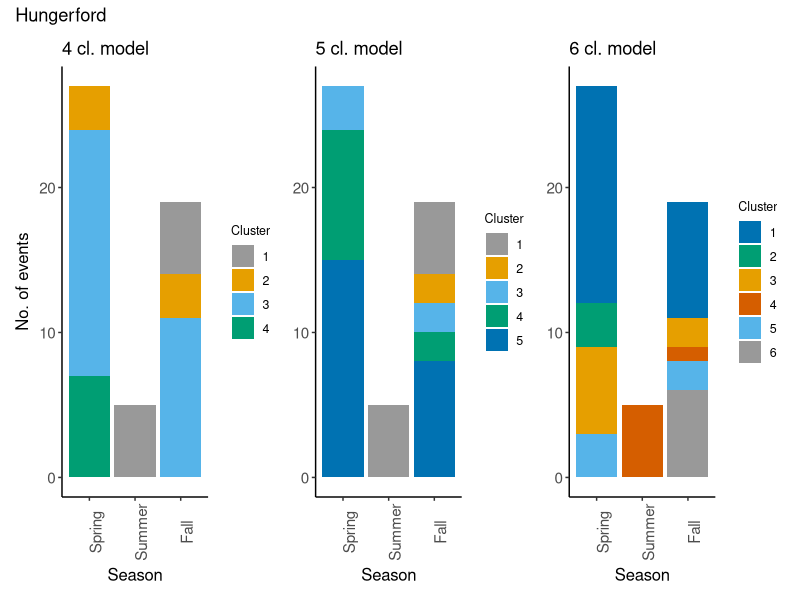
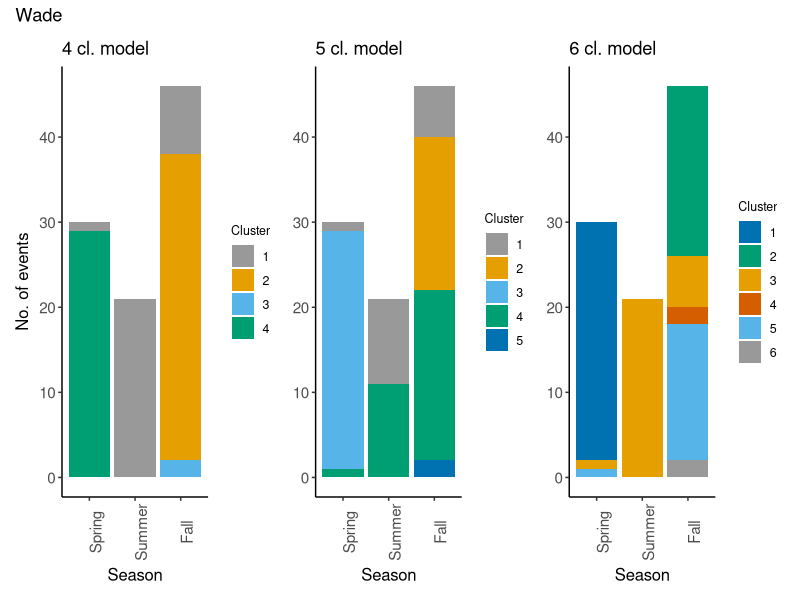
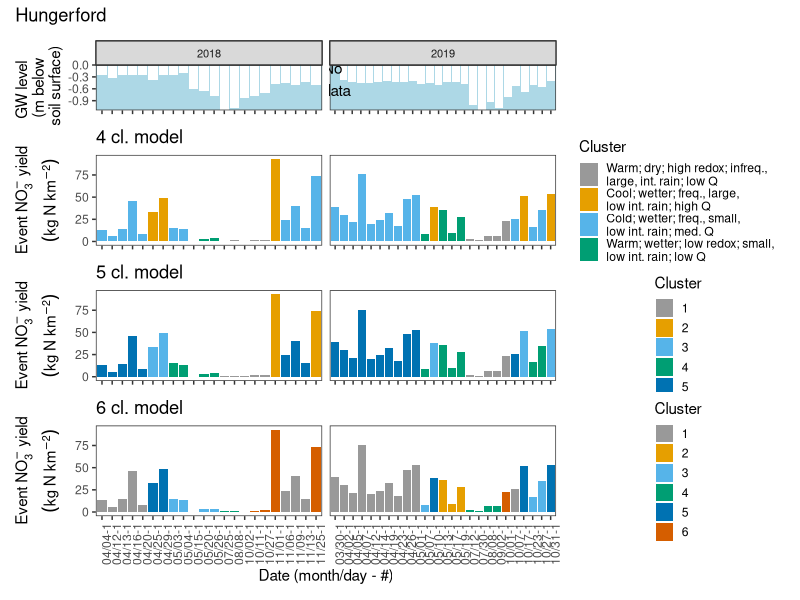
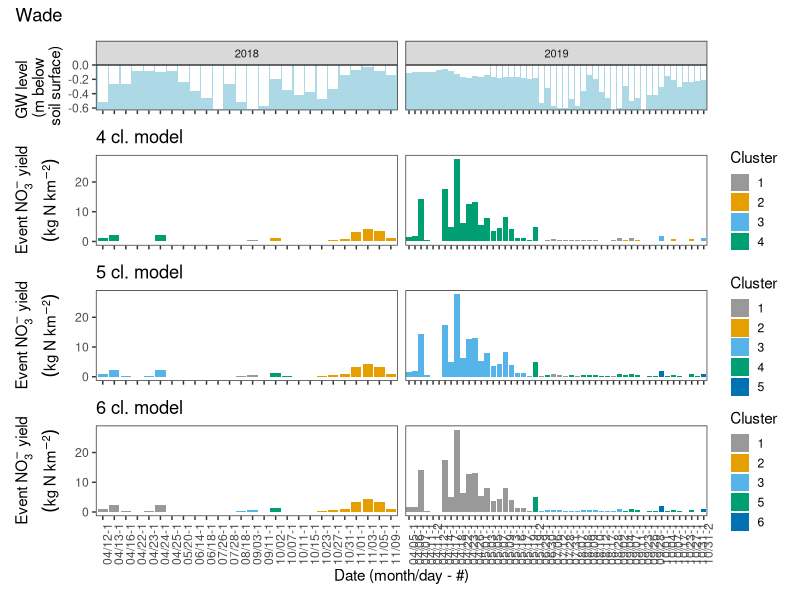
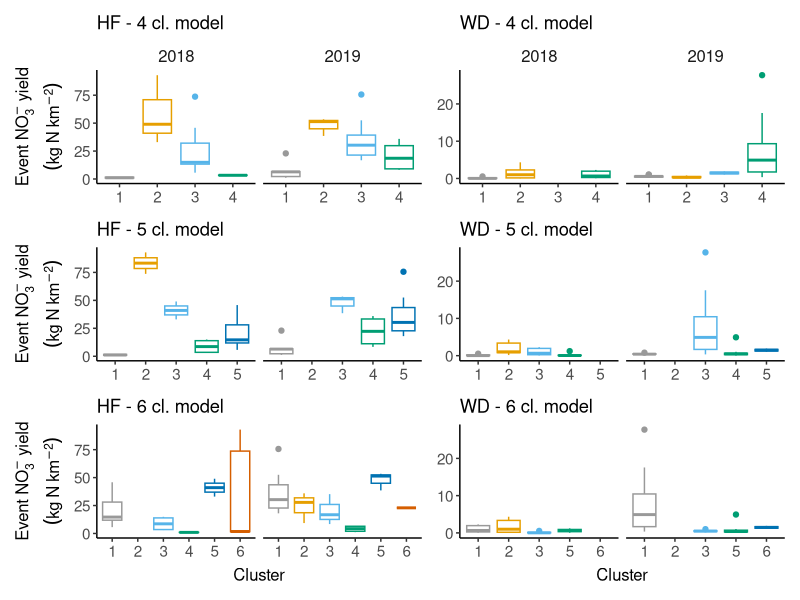
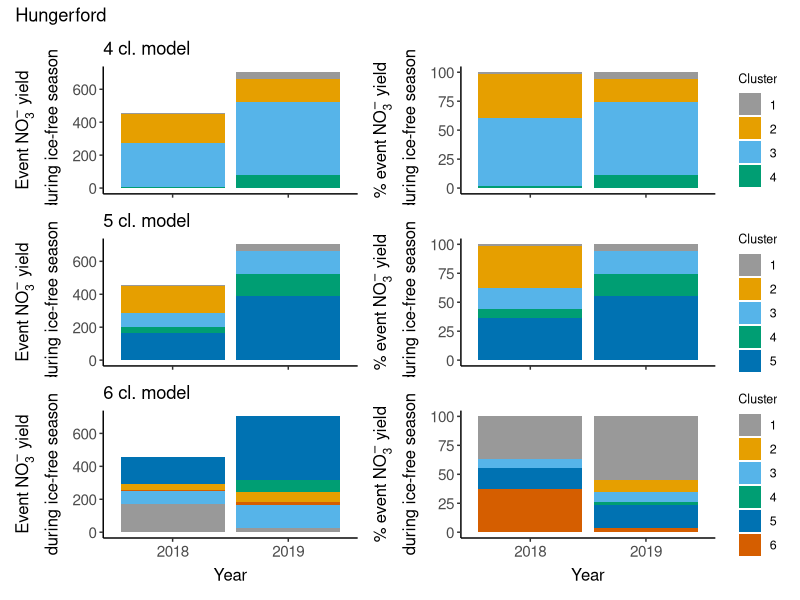
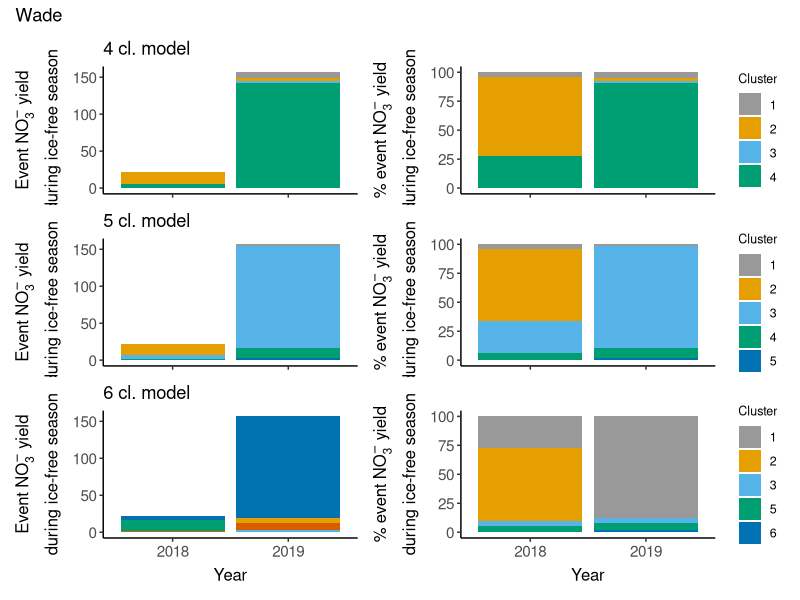

These charts were generated, in order, by the following R code:
## ---- chunk 1
# Set defaults
knitr::opts_chunk$set(fig.width = 6, fig.asp = 0.618, out.width = "70%", fig.align = "center")

# Load packages
  library("here")      # to make file paths fail less
  library("tidyverse") # general workhorse
  library("lubridate") # to work with dates
  library("patchwork") # arranging multiple plots
## ---- chunk 2
# Read in data
  # Calculated event metrics for each site as calculated in compile_calculate_allVars.R
  hford <- read_csv(here("Data", "eventMetrics_hford.csv")) %>% 
    mutate(event_start = ymd_hms(event_start, tz = "Etc/GMT+4"))

  wade <- read_csv(here("Data", "eventMetrics_wade.csv")) %>% 
    mutate(event_start = ymd_hms(event_start, tz = "Etc/GMT+4"))

  # SOM results from SOManalysis_SITE_yields_VAR.Rmd
  # NO3
  som_hf <- read_csv(here("Data", "somResults", "hford", "yields", "NO3", "2021-04-08", "Results_hford_withClusters.csv"))
  som_wd <- read_csv(here("Data", "somResults", "wade", "yields", "NO3", "2021-04-12", "Results_wade_withClusters.csv"))
  # SRP
  # som_srp_hf <- read_csv(here("Data", "somResults", "hford", "yields", "SRP", "2021-04-08", "Results_hford_withClusters.csv")) %>% mutate(SOM = "SRP") %>% select(site, SOM, everything())
  # som_srp_wd <- read_csv(here("Data", "somResults", "wade", "yields", "SRP", "2021-04-12", "Results_wade_withClusters.csv")) %>% mutate(SOM = "SRP") %>% select(site, SOM, everything())
  # Turbidity
  # som_turb_hf <- read_csv(here("Data", "somResults", "hford", "yields", "turb", "2021-04-09", "Results_hford_withClusters.csv")) %>% mutate(SOM = "turb") %>% select(site, SOM, everything())
  # som_turb_wd <- read_csv(here("Data", "somResults", "wade", "yields", "turb", "2021-04-13", "Results_wade_withClusters.csv")) %>% mutate(SOM = "turb") %>% select(site, SOM, everything())
## ---- chunk 3
# Plotting specifics
  theme1 <- theme_classic() +
            theme(axis.text = element_text(size = 11),
                  axis.title = element_text(size = 12),
                  axis.title.x = element_text(margin=margin(5,0,0,0)),
                  axis.title.y = element_text(margin=margin(0,5,0,0)),
                  legend.title = element_text(size = 9),
                  legend.text = element_text(size = 9))
  
  # A new theme for the hysteresis plots
  theme2 <- theme(axis.line = element_blank(),
                  axis.text = element_text(size = 8),
                  axis.title = element_blank(),
                  plot.margin = unit(c(1.25,1.25,1.25,1.25), "lines"),
                  panel.background = element_blank(),
                  panel.grid.major = element_blank(), 
                  panel.grid.minor = element_blank(),
                  legend.text = element_text(size = 6),
                  legend.key.size = unit(0.1, "in"),
                  legend.margin = margin(0, 0, 0, 0),
                  legend.title = element_text(size = 6)) 
## ---- chunk 4
# Look at how cluters map onto seasons
  # Hford
    # 4 clusters
    p_hf_1 <- som_hf %>%
      group_by(clust_wat_4cl, season) %>% 
      tally() %>% 
      # Order the seasons
      mutate(season = factor(season, levels = c("spring", "summer", "fall"), labels = c("Spring", "Summer", "Fall"))) %>%
      mutate(cluster = factor(clust_wat_4cl)) %>% 
      ggplot(aes(x = season, y = n, fill = cluster)) +
        geom_bar(position = "stack", stat = "identity") +
        scale_fill_manual(name = "Cluster",
                          values = c("#999999", "#E69F00", "#56B4E9", "#009E73", "#0072B2", "#D55E00", "#CC79A7")) +
        ylab("No. of events") +
        xlab("Season") +
        theme1 +
        theme(axis.text.x = element_text(angle = 90)) +
        ggtitle("4 cl. model")

    # 5 clusters
    p_hf_2 <- som_hf %>%
      group_by(clust_wat_5cl, season) %>% 
      tally() %>% 
      # Order the seasons
      mutate(season = factor(season, levels = c("spring", "summer", "fall"), labels = c("Spring", "Summer", "Fall"))) %>%
      mutate(cluster = factor(clust_wat_5cl)) %>% 
      ggplot(aes(x = season, y = n, fill = cluster)) +
        geom_bar(position = "stack", stat = "identity") +
        scale_fill_manual(name = "Cluster",
                          values = c("#999999", "#E69F00", "#56B4E9", "#009E73", "#0072B2", "#D55E00", "#CC79A7")) +
        ylab("No. of events") +
        xlab("Season") +
        theme1 +
        theme(axis.title.y = element_blank(),
              axis.text.x = element_text(angle = 90)) +
        ggtitle("5 cl. model")
    
    # 6 clusters
    # NOTE: Colors are rearranged here to make clusters align with above 2 models; if anything changes, change these
    p_hf_3 <- som_hf %>%
      group_by(clust_wat_6cl, season) %>% 
      tally() %>% 
      # Order the seasons
      mutate(season = factor(season, levels = c("spring", "summer", "fall"), labels = c("Spring", "Summer", "Fall"))) %>%
      mutate(cluster = factor(clust_wat_6cl)) %>% 
      ggplot(aes(x = season, y = n, fill = cluster)) +
        geom_bar(position = "stack", stat = "identity") +
        scale_fill_manual(name = "Cluster",
                          # These have been rearranged for this model
                          values = c("#0072B2", "#009E73", "#E69F00", "#D55E00", "#56B4E9", "#999999", "#CC79A7")) +
        ylab("No. of events") +
        xlab("Season") +
        theme1 +
        theme(axis.title.y = element_blank(),
              axis.text.x = element_text(angle = 90)) +
        ggtitle("6 cl. model")
    
    # Arrange Hford plots
    p_hf_1 + p_hf_2 + p_hf_3 +
      plot_annotation(
        title = "Hungerford"
      )
    rm(p_hf_1, p_hf_2, p_hf_3)
    
  # Wade
    # 4 clusters
    p_wd_1 <- som_wd %>%
      filter(season != "winter") %>% 
      group_by(clust_wat_4cl, season) %>% 
      tally() %>% 
      # Order the seasons
      mutate(season = factor(season, levels = c("spring", "summer", "fall"), labels = c("Spring", "Summer", "Fall"))) %>%
      mutate(cluster = factor(clust_wat_4cl)) %>% 
      ggplot(aes(x = season, y = n, fill = cluster)) +
        geom_bar(position = "stack", stat = "identity") +
        scale_fill_manual(name = "Cluster",
                          values = c("#999999", "#E69F00", "#56B4E9", "#009E73", "#0072B2", "#D55E00", "#CC79A7")) +
        ylab("No. of events") +
        xlab("Season") +
        theme1 +
        theme(axis.text.x = element_text(angle = 90)) +
        ggtitle("4 cl. model")

    # 5 clusters
    p_wd_2 <- som_wd %>%
      filter(season != "winter") %>% 
      group_by(clust_wat_5cl, season) %>% 
      tally() %>% 
      # Order the seasons
      mutate(season = factor(season, levels = c("spring", "summer", "fall"), labels = c("Spring", "Summer", "Fall"))) %>%
      mutate(cluster = factor(clust_wat_5cl)) %>% 
      ggplot(aes(x = season, y = n, fill = cluster)) +
        geom_bar(position = "stack", stat = "identity") +
        scale_fill_manual(name = "Cluster",
                          values = c("#999999", "#E69F00", "#56B4E9", "#009E73", "#0072B2", "#D55E00", "#CC79A7")) +
        ylab("No. of events") +
        xlab("Season") +
        theme1 +
        theme(axis.title.y = element_blank(),
              axis.text.x = element_text(angle = 90)) +
        ggtitle("5 cl. model")
    
    # 6 clusters
    # NOTE: Colors are rearranged here to make clusters align with above 2 models; if anything changes, change these
    p_wd_3 <- som_wd %>%
      filter(season != "winter") %>% 
      group_by(clust_wat_6cl, season) %>% 
      tally() %>% 
      # Order the seasons
      mutate(season = factor(season, levels = c("spring", "summer", "fall"), labels = c("Spring", "Summer", "Fall"))) %>%
      mutate(cluster = factor(clust_wat_6cl)) %>% 
      ggplot(aes(x = season, y = n, fill = cluster)) +
        geom_bar(position = "stack", stat = "identity") +
        scale_fill_manual(name = "Cluster",
                          # These have been rearranged for this model
                          values = c("#0072B2", "#009E73", "#E69F00", "#D55E00", "#56B4E9", "#999999", "#CC79A7")) +
        ylab("No. of events") +
        xlab("Season") +
        theme1 +
        theme(axis.title.y = element_blank(),
              axis.text.x = element_text(angle = 90)) +
        ggtitle("6 cl. model")
    
    # Arrange wdord plots
    p_wd_1 + p_wd_2 + p_wd_3 +
      plot_annotation(
        title = "Wade"
      )
    rm(p_wd_1, p_wd_2, p_wd_3)
  
# ggsave(here("Plots", "som_hf_clustersBySeason.pdf"), device = "pdf", width = 4, height = 4, units = "in", dpi = 150)
## ---- chunk 5
# Plot timeline of event water yields & ratios colored by cluster number
# HFORD
  # First graph GW level data along with water yield timeline
  # Text for missing data on 2019 plot
  ann_text <- data.frame(month_day_rep = "03/26-2", gw_1d_well5 = -0.35, lab = "No \n data",
                         year = factor(2019, levels = c("2018", "2019")))
  # GW Plot
  p_hf_4 <- som_hf %>%
    # Only 2 events in 2017, so cutting out 2017
    filter(year(event_start) != 2017) %>%
     # Add leading zero to single digit months and days
    mutate(year = year(event_start),
           month = str_pad(month(event_start), 2, pad = 0),
           day = str_pad(day(event_start), 2, pad = 0),
           month_day = paste(month, "/", day, sep = "")) %>%
    # There is one day where there are two events, add a rep for month_day and make month_day_rep ID
    group_by(year, month_day) %>% 
    mutate(rep = row_number()) %>% 
    mutate(month_day_rep = paste(month_day, rep, sep = "-")) %>% 
  
    ggplot(aes(x = month_day_rep, y = gw_1d_well5)) +
      facet_wrap(~year, scales = "free_x", ncol = 2) +
      geom_bar(stat = "identity", fill = "white") +
      ylab("GW level \n (m below \n soil surface)") +
      xlab("Date (month/day - #)") +
      scale_y_continuous(expand = c(0, 0)) +
      theme_bw() +
      theme(panel.grid = element_blank(),
            panel.background = element_rect(fill = "lightblue"),
            strip.text.x = element_text(size = 8),
            axis.text.x = element_blank(),
            axis.title.x = element_blank()) +
    geom_text(data = ann_text, label = "No \n data")

  # 4 cluster model
  p_hf_5 <- som_hf %>%
    # Only 2 events in 2017, so cutting out 2017
    filter(year(event_start) != 2017) %>%
     # Add leading zero to single digit months and days
    mutate(year = year(event_start),
           month = str_pad(month(event_start), 2, pad = 0),
           day = str_pad(day(event_start), 2, pad = 0),
           month_day = paste(month, "/", day, sep = "")) %>%
    # There is one day where there are two events, add a rep for month_day and make month_day_rep ID
    group_by(year, month_day) %>% 
    mutate(rep = row_number()) %>% 
    mutate(month_day_rep = paste(month_day, rep, sep = "-")) %>% 
  
    ggplot(aes(x = month_day_rep, y = NO3_kg_km2, fill = as.factor(clust_wat_4cl))) +
      facet_wrap(~year, scales = "free_x", ncol = 2) +
      geom_bar(stat = "identity") +
      scale_fill_manual(name = "Cluster",
                        values = c("#999999", "#E69F00", "#56B4E9", "#009E73", "#0072B2", "#D55E00", "#CC79A7"),
                        labels = c("Warm; dry; high redox; infreq., \nlarge, int. rain; low Q", 
                                   "Cool; wetter; freq., large, \nlow int. rain; high Q",
                                   "Cold; wetter; freq., small, \nlow int. rain; med. Q", 
                                   "Warm; wetter; low redox; small, \nlow int. rain; low Q")) +
      # scale_fill_manual(name = "Cluster",
      #                   values = c("#999999", "#E69F00", "#56B4E9", "#009E73", "#0072B2", "#D55E00", "#CC79A7")) +    
      ylab(expression(atop(Event~NO[3]^-{}~yield, (kg~N~km^{-2})))) +
      xlab("Date (month/day - #)") +
      theme_bw() +
      theme(panel.grid = element_blank(),
            legend.key.size = unit(0.5, "cm"),
            axis.text.x = element_blank(),
            strip.background = element_blank(),
            strip.text.x = element_blank(),
            axis.title.x = element_blank()) +
      ggtitle("4 cl. model")

  # 5 cluster model
  p_hf_6 <- som_hf %>%
    # Only 2 events in 2017, so cutting out 2017
    filter(year(event_start) != 2017) %>%
     # Add leading zero to single digit months and days
    mutate(year = year(event_start),
           month = str_pad(month(event_start), 2, pad = 0),
           day = str_pad(day(event_start), 2, pad = 0),
           month_day = paste(month, "/", day, sep = "")) %>%
    # There is one day where there are two events, add a rep for month_day and make month_day_rep ID
    group_by(year, month_day) %>% 
    mutate(rep = row_number()) %>% 
    mutate(month_day_rep = paste(month_day, rep, sep = "-")) %>% 
  
    ggplot(aes(x = month_day_rep, y = NO3_kg_km2, fill = as.factor(clust_wat_5cl))) +
      facet_wrap(~year, scales = "free_x", ncol = 2) +
      geom_bar(stat = "identity") +
      # scale_fill_manual(name = "Cluster",
      #                   values = c("#999999", "#E69F00", "#56B4E9", "#009E73", "#0072B2", "#D55E00", "#CC79A7"),
      #                   labels = c("Warm, dry soil, big rain", 
      #                              "Very wet soil, rain/melt",
      #                              "Cold, dry soil, mostly melt",
      #                              "Low sun, wet soil, low-int. rain")) +
      scale_fill_manual(name = "Cluster",
                        values = c("#999999", "#E69F00", "#56B4E9", "#009E73", "#0072B2", "#D55E00", "#CC79A7")) +
      ylab(expression(atop(Event~NO[3]^-{}~yield, (kg~N~km^{-2})))) +
      xlab("Date (month/day - #)") +
      theme_bw() +
      theme(panel.grid = element_blank(),
            legend.key.size = unit(0.5, "cm"),
            axis.text.x = element_blank(),
            strip.background = element_blank(),
            strip.text.x = element_blank(),
            axis.title.x = element_blank()) +
      ggtitle("5 cl. model")
  
  # 6 cluster model
  # NOTE: Colors are rearranged here to make clusters align with above 2 models; if anything changes, change these
  p_hf_7 <- som_hf %>%
    # Only 2 events in 2017, so cutting out 2017
    filter(year(event_start) != 2017) %>%
     # Add leading zero to single digit months and days
    mutate(year = year(event_start),
           month = str_pad(month(event_start), 2, pad = 0),
           day = str_pad(day(event_start), 2, pad = 0),
           month_day = paste(month, "/", day, sep = "")) %>%
    # There is one day where there are two events, add a rep for month_day and make month_day_rep ID
    group_by(year, month_day) %>% 
    mutate(rep = row_number()) %>% 
    mutate(month_day_rep = paste(month_day, rep, sep = "-")) %>% 
  
    ggplot(aes(x = month_day_rep, y = NO3_kg_km2, fill = as.factor(clust_wat_6cl))) +
      facet_wrap(~year, scales = "free_x", ncol = 2) +
      # facet_grid(var ~ year, scales = "free") +
      geom_bar(stat = "identity") +
      # scale_fill_manual(name = "Cluster",
      #                   values = c("#999999", "#E69F00", "#56B4E9", "#009E73", "#0072B2", "#D55E00", "#CC79A7"),
      #                   labels = c("Warm, dry soil, big rain", 
      #                              "Very wet soil, rain/melt",
      #                              "Cold, dry soil, mostly melt",
      #                              "Low sun, wet soil, low-int. rain")) +
      scale_fill_manual(name = "Cluster",
                        values = c("#999999", "#E69F00", "#56B4E9", "#009E73", "#0072B2", "#D55E00", "#CC79A7")) +
      ylab(expression(atop(Event~NO[3]^-{}~yield, (kg~N~km^{-2})))) +
      xlab("Date (month/day - #)") +
      theme_bw() +
      theme(panel.grid = element_blank(),
            legend.key.size = unit(0.5, "cm"),
            # strip.text.x = element_text(size = 8),
            axis.text.x = element_text(angle = 90),
            strip.background = element_blank(),
            strip.text.x = element_blank()) +
      ggtitle("6 cl. model")  

# Combine the plots into one using the patchwork library
p_hf_4 / p_hf_5 / p_hf_6 / p_hf_7 +
  plot_layout(
    ncol = 1, 
    heights = c(1, 2, 2, 2)) +
  plot_annotation(
    title = "Hungerford"
  )
rm(p_hf_4, p_hf_5, p_hf_6,  p_hf_7)

# WADE
  # GW Plot
  p_wd_4 <- som_wd %>%
    # Only 2 events in 2017, so cutting out 2017
    filter(year(event_start) != 2017) %>%
     # Add leading zero to single digit months and days
    mutate(year = year(event_start),
           month = str_pad(month(event_start), 2, pad = 0),
           day = str_pad(day(event_start), 2, pad = 0),
           month_day = paste(month, "/", day, sep = "")) %>%
    # There is one day where there are two events, add a rep for month_day and make month_day_rep ID
    group_by(year, month_day) %>% 
    mutate(rep = row_number()) %>% 
    mutate(month_day_rep = paste(month_day, rep, sep = "-")) %>% 
  
    ggplot(aes(x = month_day_rep, y = gw_1d_well5)) +
      facet_wrap(~year, scales = "free_x", ncol = 2) +
      geom_bar(stat = "identity", fill = "white") +
      ylab("GW level \n (m below \n soil surface)") +
      xlab("Date (month/day - #)") +
      scale_y_continuous(expand = c(0, 0)) +
      theme_bw() +
      theme(panel.grid = element_blank(),
            panel.background = element_rect(fill = "lightblue"),
            strip.text.x = element_text(size = 8),
            axis.text.x = element_blank(),
            axis.title.x = element_blank())
    # geom_text(data = ann_text, label = "No \n data")

  # 4 cluster model
  p_wd_5 <- som_wd %>%
    # Only 2 events in 2017, so cutting out 2017
    filter(year(event_start) != 2017) %>%
     # Add leading zero to single digit months and days
    mutate(year = year(event_start),
           month = str_pad(month(event_start), 2, pad = 0),
           day = str_pad(day(event_start), 2, pad = 0),
           month_day = paste(month, "/", day, sep = "")) %>%
    # There is one day where there are two events, add a rep for month_day and make month_day_rep ID
    group_by(year, month_day) %>% 
    mutate(rep = row_number()) %>% 
    mutate(month_day_rep = paste(month_day, rep, sep = "-")) %>% 
  
    ggplot(aes(x = month_day_rep, y = NO3_kg_km2, fill = as.factor(clust_wat_4cl))) +
      facet_wrap(~year, scales = "free_x", ncol = 2) +
      geom_bar(stat = "identity") +
      # scale_fill_manual(name = "Cluster",
      #                   values = c("#999999", "#E69F00", "#56B4E9", "#009E73", "#0072B2", "#D55E00", "#CC79A7"),
      #                   labels = c("Warm, dry soil, big rain", 
      #                              "Very wet soil, rain/melt",
      #                              "Cold, dry soil, mostly melt",
      #                              "Low sun, wet soil, low-int. rain")) +
      scale_fill_manual(name = "Cluster",
                        values = c("#999999", "#E69F00", "#56B4E9", "#009E73", "#0072B2", "#D55E00", "#CC79A7")) +
      ylab(expression(atop(Event~NO[3]^-{}~yield, (kg~N~km^{-2})))) +
      xlab("Date (month/day - #)") +
      theme_bw() +
      theme(panel.grid = element_blank(),
            legend.key.size = unit(0.5, "cm"),
            axis.text.x = element_blank(),
            strip.background = element_blank(),
            strip.text.x = element_blank(),
            axis.title.x = element_blank()) +
      ggtitle("4 cl. model")

  # 5 cluster model
  p_wd_6 <- som_wd %>%
    # Only 2 events in 2017, so cutting out 2017
    filter(year(event_start) != 2017) %>%
     # Add leading zero to single digit months and days
    mutate(year = year(event_start),
           month = str_pad(month(event_start), 2, pad = 0),
           day = str_pad(day(event_start), 2, pad = 0),
           month_day = paste(month, "/", day, sep = "")) %>%
    # There is one day where there are two events, add a rep for month_day and make month_day_rep ID
    group_by(year, month_day) %>% 
    mutate(rep = row_number()) %>% 
    mutate(month_day_rep = paste(month_day, rep, sep = "-")) %>% 
  
    ggplot(aes(x = month_day_rep, y = NO3_kg_km2, fill = as.factor(clust_wat_5cl))) +
      facet_wrap(~year, scales = "free_x", ncol = 2) +
      geom_bar(stat = "identity") +
      # scale_fill_manual(name = "Cluster",
      #                   values = c("#999999", "#E69F00", "#56B4E9", "#009E73", "#0072B2", "#D55E00", "#CC79A7"),
      #                   labels = c("Warm, dry soil, big rain", 
      #                              "Very wet soil, rain/melt",
      #                              "Cold, dry soil, mostly melt",
      #                              "Low sun, wet soil, low-int. rain")) +
      scale_fill_manual(name = "Cluster",
                        values = c("#999999", "#E69F00", "#56B4E9", "#009E73", "#0072B2", "#D55E00", "#CC79A7")) +
      ylab(expression(atop(Event~NO[3]^-{}~yield, (kg~N~km^{-2})))) +
      xlab("Date (month/day - #)") +
      theme_bw() +
      theme(panel.grid = element_blank(),
            legend.key.size = unit(0.5, "cm"),
            axis.text.x = element_blank(),
            strip.background = element_blank(),
            strip.text.x = element_blank(),
            axis.title.x = element_blank()) +
      ggtitle("5 cl. model")
  
  # 6 cluster model
  # NOTE: Colors are rearranged here to make clusters align with above 2 models; if anything changes, change these
  p_wd_7 <- som_wd %>%
    # Only 2 events in 2017, so cutting out 2017
    filter(year(event_start) != 2017) %>%
     # Add leading zero to single digit months and days
    mutate(year = year(event_start),
           month = str_pad(month(event_start), 2, pad = 0),
           day = str_pad(day(event_start), 2, pad = 0),
           month_day = paste(month, "/", day, sep = "")) %>%
    # There is one day where there are two events, add a rep for month_day and make month_day_rep ID
    group_by(year, month_day) %>% 
    mutate(rep = row_number()) %>% 
    mutate(month_day_rep = paste(month_day, rep, sep = "-")) %>% 
  
    ggplot(aes(x = month_day_rep, y = NO3_kg_km2, fill = as.factor(clust_wat_6cl))) +
      facet_wrap(~year, scales = "free_x", ncol = 2) +
      # facet_grid(var ~ year, scales = "free") +
      geom_bar(stat = "identity") +
      # scale_fill_manual(name = "Cluster",
      #                   values = c("#999999", "#E69F00", "#56B4E9", "#009E73", "#0072B2", "#D55E00", "#CC79A7"),
      #                   labels = c("Warm, dry soil, big rain", 
      #                              "Very wet soil, rain/melt",
      #                              "Cold, dry soil, mostly melt",
      #                              "Low sun, wet soil, low-int. rain")) +
      scale_fill_manual(name = "Cluster",
                        values = c("#999999", "#E69F00", "#56B4E9", "#009E73", "#0072B2", "#D55E00", "#CC79A7")) +
      ylab(expression(atop(Event~NO[3]^-{}~yield, (kg~N~km^{-2})))) +
      xlab("Date (month/day - #)") +
      theme_bw() +
      theme(panel.grid = element_blank(),
            legend.key.size = unit(0.5, "cm"),
            # strip.text.x = element_text(size = 8),
            axis.text.x = element_text(angle = 90),
            strip.background = element_blank(),
            strip.text.x = element_blank()) +
      ggtitle("6 cl. model")  


# Combine the plots into one using the patchwork library
p_wd_4 / p_wd_5 / p_wd_6 / p_wd_7 +
  plot_layout(
    ncol = 1, 
    heights = c(1, 2, 2, 2)) +
  plot_annotation(
    title = "Wade"
  )
rm(p_wd_4, p_wd_5, p_wd_6,  p_wd_7)

# ggsave(here("Plots", "som_hf_eventsByCluster.pdf"), device = "pdf", width = 10, height = 6, units = "in", dpi = 150)
## ---- chunk 6
# Plot boxplots of water yields attributed to each cluster
# HFORD
  # 4 clusters
  pl_hf_x1 <- som_hf %>%
    mutate(year = year(event_start)) %>% 
    filter(year != 2017) %>% 
    ggplot(aes(x = factor(clust_wat_4cl), y = NO3_kg_km2, color = factor(clust_wat_4cl))) +
    facet_wrap(~year) +
    geom_boxplot() +
    scale_color_manual(name = "Cluster",
                      values = c("#999999", "#E69F00", "#56B4E9", "#009E73", "#0072B2", "#D55E00", "#CC79A7")) +
    ylab(expression(atop(Event~NO[3]^-{}~yield, (kg~N~km^{-2})))) +
    xlab("Cluster") +
    theme1 +
    theme(legend.position = "none",
          strip.background = element_blank(),
          strip.text.x = element_text(size = 12),
          axis.title.x = element_blank()) +
  ggtitle("HF - 4 cl. model")

  # 5 clusters
  pl_hf_x2 <- som_hf %>%
    mutate(year = year(event_start)) %>% 
    filter(year != 2017) %>% 
    ggplot(aes(x = factor(clust_wat_5cl), y = NO3_kg_km2, color = factor(clust_wat_5cl))) +
    facet_wrap(~year) +
    geom_boxplot() +
    scale_color_manual(name = "Cluster",
                      values = c("#999999", "#E69F00", "#56B4E9", "#009E73", "#0072B2", "#D55E00", "#CC79A7")) +
    ylab(expression(atop(Event~NO[3]^-{}~yield, (kg~N~km^{-2})))) +
    xlab("Cluster") +
    theme1 +
    theme(legend.position = "none",
          strip.background = element_blank(),
          strip.text.x = element_blank(),
          axis.title.x = element_blank()) +
  ggtitle("HF - 5 cl. model")
  
  # 6 clusters
  pl_hf_x3 <- som_hf %>%
    mutate(year = year(event_start)) %>% 
    filter(year != 2017) %>% 
    ggplot(aes(x = factor(clust_wat_6cl), y = NO3_kg_km2, color = factor(clust_wat_6cl))) +
    facet_wrap(~year) +
    geom_boxplot() +
    scale_color_manual(name = "Cluster",
                      values = c("#999999", "#E69F00", "#56B4E9", "#009E73", "#0072B2", "#D55E00", "#CC79A7")) +
    ylab(expression(atop(Event~NO[3]^-{}~yield, (kg~N~km^{-2})))) +
    xlab("Cluster") +
    theme1 +
    theme(legend.position = "none",
          strip.background = element_blank(),
          strip.text.x = element_blank()) +
  ggtitle("HF - 6 cl. model")
  
# WADE
  # 4 clusters
  pl_wd_x1 <- som_wd %>%
    mutate(year = year(event_start)) %>% 
    filter(year != 2017) %>% 
    ggplot(aes(x = factor(clust_wat_4cl), y = NO3_kg_km2, color = factor(clust_wat_4cl))) +
    facet_wrap(~year) +
    geom_boxplot() +
    scale_color_manual(name = "Cluster",
                      values = c("#999999", "#E69F00", "#56B4E9", "#009E73", "#0072B2", "#D55E00", "#CC79A7")) +
    ylab(expression(atop(Event~NO[3]^-{}~yield, (kg~N~km^{-2})))) +
    xlab("Cluster") +
    theme1 +
    theme(legend.position = "none",
          strip.background = element_blank(),
          strip.text.x = element_text(size = 12),
          axis.title.x = element_blank(),
          axis.title.y = element_blank()) +
  ggtitle("WD - 4 cl. model")

  # 5 clusters
  pl_wd_x2 <- som_wd %>%
    mutate(year = year(event_start)) %>% 
    filter(year != 2017) %>% 
    ggplot(aes(x = factor(clust_wat_5cl), y = NO3_kg_km2, color = factor(clust_wat_5cl))) +
    facet_wrap(~year) +
    geom_boxplot() +
    scale_color_manual(name = "Cluster",
                      values = c("#999999", "#E69F00", "#56B4E9", "#009E73", "#0072B2", "#D55E00", "#CC79A7")) +
    ylab(expression(atop(Event~NO[3]^-{}~yield, (kg~N~km^{-2})))) +
    xlab("Cluster") +
    theme1 +
    theme(legend.position = "none",
          strip.background = element_blank(),
          strip.text.x = element_blank(),
          axis.title.x = element_blank(),
          axis.title.y = element_blank()) +
  ggtitle("WD - 5 cl. model")
  
  # 6 clusters
  pl_wd_x3 <- som_wd %>%
    mutate(year = year(event_start)) %>% 
    filter(year != 2017) %>% 
    ggplot(aes(x = factor(clust_wat_6cl), y = NO3_kg_km2, color = factor(clust_wat_6cl))) +
    facet_wrap(~year) +
    geom_boxplot() +
    scale_color_manual(name = "Cluster",
                      values = c("#999999", "#E69F00", "#56B4E9", "#009E73", "#0072B2", "#D55E00", "#CC79A7")) +
    ylab(expression(atop(Event~NO[3]^-{}~yield, (kg~N~km^{-2})))) +
    xlab("Cluster") +
    theme1 +
    theme(legend.position = "none",
          strip.background = element_blank(),
          strip.text.x = element_blank(),
          axis.title.y = element_blank()) +
  ggtitle("WD - 6 cl. model")
  
# Combine plots
  pl_c_hf1 <- pl_hf_x1 / pl_hf_x2 / pl_hf_x3 +
    plot_annotation(
      title = "Hungerford"
    )
  
  pl_c_wd1 <- pl_wd_x1 / pl_wd_x2 / pl_wd_x3 +
    plot_annotation(
      title = "Wade"
    ) 
  
  pl_c_hf1 | pl_c_wd1
## ---- chunk 7
# Plot total yield attributed to each cluster
# HFORD
  # Calculate annual measured event yields
  annYields <-
    som_hf %>%
    # Calculate the cummulative sum of yields for each solute, year, and cluster #
    mutate(year = year(event_start)) %>% 
    group_by(year) %>% 
    summarize(ann_NO3_yield = sum(NO3_kg_km2, na.rm = TRUE)) %>% 
    ungroup()

  # Stacked bar graph (year on x-axis; stacks = yields by cluster)
  # Total event water yield per category
  # 4 clusters
  p_hf_8 <- som_hf %>%
    # Calculate the cummulative sum of yields for each year and cluster #
    mutate(year = year(event_start)) %>% 
    group_by(year, clust_wat_4cl) %>% 
    summarize(tot_yield = sum(NO3_kg_km2, na.rm = TRUE)) %>% 
    ungroup() %>% 
    # Exclude 2017 events  
    filter(year != 2017) %>% 
    ggplot(aes(x = factor(year), y = tot_yield, fill = factor(clust_wat_4cl))) +
      geom_bar(position = "stack", stat = "identity") +
      scale_fill_manual(name = "Cluster",
                        values = c("#999999", "#E69F00", "#56B4E9", "#009E73", "#0072B2", "#D55E00", "#CC79A7")) +
      ylab(expression(atop(Event~NO[3]^-{}~yield, "during ice-free season"))) +
      xlab("Year") +
      theme1 +
      theme(legend.position = "none",
            axis.text.x = element_blank(),
            axis.title.x = element_blank()) +
      ggtitle("4 cl. model")
  
  # 5 clusters
  p_hf_9 <- som_hf %>%
    # Calculate the cummulative sum of yields for each year and cluster #
    mutate(year = year(event_start)) %>% 
    group_by(year, clust_wat_5cl) %>% 
    summarize(tot_yield = sum(NO3_kg_km2, na.rm = TRUE)) %>% 
    ungroup() %>% 
    # Exclude 2017 events  
    filter(year != 2017) %>% 
    ggplot(aes(x = factor(year), y = tot_yield, fill = factor(clust_wat_5cl))) +
      geom_bar(position = "stack", stat = "identity") +
      scale_fill_manual(name = "Cluster",
                        values = c("#999999", "#E69F00", "#56B4E9", "#009E73", "#0072B2", "#D55E00", "#CC79A7")) +
      ylab(expression(atop(Event~NO[3]^-{}~yield, "during ice-free season"))) +
      xlab("Year") +
      theme1 +
      theme(legend.position = "none",
            axis.text.x = element_blank(),
            axis.title.x = element_blank()) +
      ggtitle("5 cl. model") 
  
  # 6 clusters
  # NOTE: Colors are rearranged here to make clusters align with above 2 models; if anything changes, change these
  p_hf_10 <- som_hf %>%
    # Calculate the cummulative sum of yields for each year and cluster #
    mutate(year = year(event_start)) %>% 
    group_by(year, clust_wat_6cl) %>% 
    summarize(tot_yield = sum(NO3_kg_km2, na.rm = TRUE)) %>% 
    ungroup() %>% 
    # Exclude 2017 events  
    filter(year != 2017) %>% 
    ggplot(aes(x = factor(year), y = tot_yield, fill = factor(clust_wat_6cl))) +
      geom_bar(position = "stack", stat = "identity") +
      scale_fill_manual(name = "Cluster",
                        # These have been rearranged for this model
                        values = c("#0072B2", "#009E73", "#E69F00", "#D55E00", "#56B4E9", "#999999", "#CC79A7")) +
      ylab(expression(atop(Event~NO[3]^-{}~yield, "during ice-free season"))) +
      xlab("Year") +
      theme1 +
      theme(legend.position = "none") +
      ggtitle("6 cl. model")    

  # % of event water yield during ice-free season
  # 4 clusters
  p_hf_11 <- som_hf %>%
    # Calculate the cummulative sum of yields for each solute, year, and cluster #
    mutate(year = year(event_start)) %>% 
    # pivot_longer(cols = c(NO3_kg_km2, SRP_kg_km2), names_to = "var", values_to = "value") %>% 
    # group_by(year, cluster, var) %>% 
    group_by(year, clust_wat_4cl) %>% 
    summarize(tot_NO3_yield = sum(NO3_kg_km2, na.rm = TRUE)) %>% 
    ungroup() %>% 
    # Calculate proportion of total annual yield
    full_join(annYields) %>% 
    mutate(prop_NO3_yield = tot_NO3_yield/ann_NO3_yield) %>% 
    # Exclude 2017 events
    filter(year != 2017) %>% 
    ggplot(aes(x = factor(year), y = prop_NO3_yield*100, fill = factor(clust_wat_4cl))) +
      # facet_wrap(~var, ncol = 2, scales = "free_y", labeller = labeller(var = labels_var)) +
      geom_bar(position = "stack", stat = "identity") +
      # scale_fill_manual(name = "Cluster",
      #                   values = c("#999999", "#E69F00", "#56B4E9", "#009E73", "#0072B2", "#D55E00", "#CC79A7"),
      #                   labels = c("Warm, dry soil, big rain", 
      #                              "Very wet soil, rain/melt",
      #                              "Cold, dry soil, mostly melt",
      #                              "Low sun, wet soil, low-int. rain")) +
      scale_fill_manual(name = "Cluster",
                        values = c("#999999", "#E69F00", "#56B4E9", "#009E73", "#0072B2", "#D55E00", "#CC79A7")) +
      ylab(expression(atop('%'~event~NO[3]^-{}~yield, "during ice-free season"))) +
      xlab("Year") +
      theme1 +
      theme(axis.text.x = element_blank(),
            axis.title.x = element_blank())
  
  # 5 clusters
  p_hf_12 <- som_hf %>%
    # Calculate the cummulative sum of yields for each solute, year, and cluster #
    mutate(year = year(event_start)) %>% 
    # pivot_longer(cols = c(NO3_kg_km2, SRP_kg_km2), names_to = "var", values_to = "value") %>% 
    # group_by(year, cluster, var) %>% 
    group_by(year, clust_wat_5cl) %>% 
    summarize(tot_NO3_yield = sum(NO3_kg_km2, na.rm = TRUE)) %>% 
    ungroup() %>% 
    # Calculate proportion of total annual yield
    full_join(annYields) %>% 
    mutate(prop_NO3_yield = tot_NO3_yield/ann_NO3_yield) %>% 
    # Exclude 2017 events
    filter(year != 2017) %>% 
    ggplot(aes(x = factor(year), y = prop_NO3_yield*100, fill = factor(clust_wat_5cl))) +
      # facet_wrap(~var, ncol = 2, scales = "free_y", labeller = labeller(var = labels_var)) +
      geom_bar(position = "stack", stat = "identity") +
      # scale_fill_manual(name = "Cluster",
      #                   values = c("#999999", "#E69F00", "#56B4E9", "#009E73", "#0072B2", "#D55E00", "#CC79A7"),
      #                   labels = c("Warm, dry soil, big rain", 
      #                              "Very wet soil, rain/melt",
      #                              "Cold, dry soil, mostly melt",
      #                              "Low sun, wet soil, low-int. rain")) +
      scale_fill_manual(name = "Cluster",
                        values = c("#999999", "#E69F00", "#56B4E9", "#009E73", "#0072B2", "#D55E00", "#CC79A7")) +
      ylab(expression(atop('%'~event~NO[3]^-{}~yield, "during ice-free season"))) +
      xlab("Year") +
      theme1 +
      theme(axis.text.x = element_blank(),
            axis.title.x = element_blank())
  
  # 6 clusters
  # NOTE: Colors are rearranged here to make clusters align with above 2 models; if anything changes, change these
  p_hf_13 <- som_hf %>%
    # Calculate the cummulative sum of yields for each solute, year, and cluster #
    mutate(year = year(event_start)) %>% 
    # pivot_longer(cols = c(NO3_kg_km2, SRP_kg_km2), names_to = "var", values_to = "value") %>% 
    # group_by(year, cluster, var) %>% 
    group_by(year, clust_wat_6cl) %>% 
    summarize(tot_NO3_yield = sum(NO3_kg_km2, na.rm = TRUE)) %>% 
    ungroup() %>% 
    # Calculate proportion of total annual yield
    full_join(annYields) %>% 
    mutate(prop_NO3_yield = tot_NO3_yield/ann_NO3_yield) %>% 
    # Exclude 2017 events
    filter(year != 2017) %>% 
    ggplot(aes(x = factor(year), y = prop_NO3_yield*100, fill = factor(clust_wat_6cl))) +
      # facet_wrap(~var, ncol = 2, scales = "free_y", labeller = labeller(var = labels_var)) +
      geom_bar(position = "stack", stat = "identity") +
      # scale_fill_manual(name = "Cluster",
      #                   values = c("#999999", "#E69F00", "#56B4E9", "#009E73", "#0072B2", "#D55E00", "#CC79A7"),
      #                   labels = c("Warm, dry soil, big rain", 
      #                              "Very wet soil, rain/melt",
      #                              "Cold, dry soil, mostly melt",
      #                              "Low sun, wet soil, low-int. rain")) +
      scale_fill_manual(name = "Cluster",
                        values = c("#999999", "#E69F00", "#56B4E9", "#009E73", "#0072B2", "#D55E00", "#CC79A7")) +
      ylab(expression(atop('%'~event~NO[3]^-{}~yield, "during ice-free season"))) +
      xlab("Year") +
      theme1  
  
  # Combine into one plot
  (p_hf_8 + p_hf_11) / (p_hf_9 + p_hf_12) / (p_hf_10 + p_hf_13) +
    plot_annotation(
      title = "Hungerford"
    )
  
# WADE
  # Calculate annual measured event yields
  annYields <-
    som_wd %>%
    # Calculate the cummulative sum of yields for each solute, year, and cluster #
    mutate(year = year(event_start)) %>% 
    group_by(year) %>% 
    summarize(ann_NO3_yield = sum(NO3_kg_km2, na.rm = TRUE)) %>% 
    ungroup()

  # Stacked bar graph (year on x-axis; stacks = yields by cluster)
  # Total event water yield per category
  # 4 clusters
  p_wd_8 <- som_wd %>%
    # Calculate the cummulative sum of yields for each year and cluster #
    mutate(year = year(event_start)) %>% 
    group_by(year, clust_wat_4cl) %>% 
    summarize(tot_yield = sum(NO3_kg_km2, na.rm = TRUE)) %>% 
    ungroup() %>% 
    # Exclude 2017 events  
    filter(year != 2017) %>% 
    ggplot(aes(x = factor(year), y = tot_yield, fill = factor(clust_wat_4cl))) +
      geom_bar(position = "stack", stat = "identity") +
      scale_fill_manual(name = "Cluster",
                        values = c("#999999", "#E69F00", "#56B4E9", "#009E73", "#0072B2", "#D55E00", "#CC79A7")) +
      ylab(expression(atop(Event~NO[3]^-{}~yield, "during ice-free season"))) +
      xlab("Year") +
      theme1 +
      theme(legend.position = "none",
            axis.text.x = element_blank(),
            axis.title.x = element_blank()) +
      ggtitle("4 cl. model")
  
  # 5 clusters
  p_wd_9 <- som_wd %>%
    # Calculate the cummulative sum of yields for each year and cluster #
    mutate(year = year(event_start)) %>% 
    group_by(year, clust_wat_5cl) %>% 
    summarize(tot_yield = sum(NO3_kg_km2, na.rm = TRUE)) %>% 
    ungroup() %>% 
    # Exclude 2017 events  
    filter(year != 2017) %>% 
    ggplot(aes(x = factor(year), y = tot_yield, fill = factor(clust_wat_5cl))) +
      geom_bar(position = "stack", stat = "identity") +
      scale_fill_manual(name = "Cluster",
                        values = c("#999999", "#E69F00", "#56B4E9", "#009E73", "#0072B2", "#D55E00", "#CC79A7")) +
      ylab(expression(atop(Event~NO[3]^-{}~yield, "during ice-free season"))) +
      xlab("Year") +
      theme1 +
      theme(legend.position = "none",
            axis.text.x = element_blank(),
            axis.title.x = element_blank()) +
      ggtitle("5 cl. model") 
  
  # 6 clusters
  # NOTE: Colors are rearranged here to make clusters align with above 2 models; if anything changes, change these
  p_wd_10 <- som_wd %>%
    # Calculate the cummulative sum of yields for each year and cluster #
    mutate(year = year(event_start)) %>% 
    group_by(year, clust_wat_6cl) %>% 
    summarize(tot_yield = sum(NO3_kg_km2, na.rm = TRUE)) %>% 
    ungroup() %>% 
    # Exclude 2017 events  
    filter(year != 2017) %>% 
    ggplot(aes(x = factor(year), y = tot_yield, fill = factor(clust_wat_6cl))) +
      geom_bar(position = "stack", stat = "identity") +
      scale_fill_manual(name = "Cluster",
                        # These have been rearranged for this model
                        values = c("#0072B2", "#009E73", "#E69F00", "#D55E00", "#56B4E9", "#999999", "#CC79A7")) +
      ylab(expression(atop(Event~NO[3]^-{}~yield, "during ice-free season"))) +
      xlab("Year") +
      theme1 +
      theme(legend.position = "none") +
      ggtitle("6 cl. model")    

  # % of event water yield during ice-free season
  # 4 clusters
  p_wd_11 <- som_wd %>%
    # Calculate the cummulative sum of yields for each solute, year, and cluster #
    mutate(year = year(event_start)) %>% 
    # pivot_longer(cols = c(NO3_kg_km2, SRP_kg_km2), names_to = "var", values_to = "value") %>% 
    # group_by(year, cluster, var) %>% 
    group_by(year, clust_wat_4cl) %>% 
    summarize(tot_NO3_yield = sum(NO3_kg_km2, na.rm = TRUE)) %>% 
    ungroup() %>% 
    # Calculate proportion of total annual yield
    full_join(annYields) %>% 
    mutate(prop_NO3_yield = tot_NO3_yield/ann_NO3_yield) %>% 
    # Exclude 2017 events
    filter(year != 2017) %>% 
    ggplot(aes(x = factor(year), y = prop_NO3_yield*100, fill = factor(clust_wat_4cl))) +
      # facet_wrap(~var, ncol = 2, scales = "free_y", labeller = labeller(var = labels_var)) +
      geom_bar(position = "stack", stat = "identity") +
      # scale_fill_manual(name = "Cluster",
      #                   values = c("#999999", "#E69F00", "#56B4E9", "#009E73", "#0072B2", "#D55E00", "#CC79A7"),
      #                   labels = c("Warm, dry soil, big rain", 
      #                              "Very wet soil, rain/melt",
      #                              "Cold, dry soil, mostly melt",
      #                              "Low sun, wet soil, low-int. rain")) +
      scale_fill_manual(name = "Cluster",
                        values = c("#999999", "#E69F00", "#56B4E9", "#009E73", "#0072B2", "#D55E00", "#CC79A7")) +
      ylab(expression(atop('%'~event~NO[3]^-{}~yield, "during ice-free season"))) +
      xlab("Year") +
      theme1 +
      theme(axis.text.x = element_blank(),
            axis.title.x = element_blank())
  
  # 5 clusters
  p_wd_12 <- som_wd %>% 
    # Calculate the cummulative sum of yields for each solute, year, and cluster #
    mutate(year = year(event_start)) %>% 
    # pivot_longer(cols = c(NO3_kg_km2, SRP_kg_km2), names_to = "var", values_to = "value") %>% 
    # group_by(year, cluster, var) %>% 
    group_by(year, clust_wat_5cl) %>% 
    summarize(tot_NO3_yield = sum(NO3_kg_km2, na.rm = TRUE)) %>% 
    ungroup() %>% 
    # Calculate proportion of total annual yield
    full_join(annYields) %>% 
    mutate(prop_NO3_yield = tot_NO3_yield/ann_NO3_yield) %>% 
    # Exclude 2017 events
    filter(year != 2017) %>% 
    ggplot(aes(x = factor(year), y = prop_NO3_yield*100, fill = factor(clust_wat_5cl))) +
      # facet_wrap(~var, ncol = 2, scales = "free_y", labeller = labeller(var = labels_var)) +
      geom_bar(position = "stack", stat = "identity") +
      # scale_fill_manual(name = "Cluster",
      #                   values = c("#999999", "#E69F00", "#56B4E9", "#009E73", "#0072B2", "#D55E00", "#CC79A7"),
      #                   labels = c("Warm, dry soil, big rain", 
      #                              "Very wet soil, rain/melt",
      #                              "Cold, dry soil, mostly melt",
      #                              "Low sun, wet soil, low-int. rain")) +
      scale_fill_manual(name = "Cluster",
                        values = c("#999999", "#E69F00", "#56B4E9", "#009E73", "#0072B2", "#D55E00", "#CC79A7")) +
      ylab(expression(atop('%'~event~NO[3]^-{}~yield, "during ice-free season"))) +
      xlab("Year") +
      theme1 +
      theme(axis.text.x = element_blank(),
            axis.title.x = element_blank())
  
  # 6 clusters
  # NOTE: Colors are rearranged here to make clusters align with above 2 models; if anything changes, change these
  p_wd_13 <- som_wd %>%
    # Calculate the cummulative sum of yields for each solute, year, and cluster #
    mutate(year = year(event_start)) %>% 
    # pivot_longer(cols = c(NO3_kg_km2, SRP_kg_km2), names_to = "var", values_to = "value") %>% 
    # group_by(year, cluster, var) %>% 
    group_by(year, clust_wat_6cl) %>% 
    summarize(tot_NO3_yield = sum(NO3_kg_km2, na.rm = TRUE)) %>% 
    ungroup() %>% 
    # Calculate proportion of total annual yield
    full_join(annYields) %>% 
    mutate(prop_NO3_yield = tot_NO3_yield/ann_NO3_yield) %>% 
    # Exclude 2017 events
    filter(year != 2017) %>% 
    ggplot(aes(x = factor(year), y = prop_NO3_yield*100, fill = factor(clust_wat_6cl))) +
      # facet_wrap(~var, ncol = 2, scales = "free_y", labeller = labeller(var = labels_var)) +
      geom_bar(position = "stack", stat = "identity") +
      # scale_fill_manual(name = "Cluster",
      #                   values = c("#999999", "#E69F00", "#56B4E9", "#009E73", "#0072B2", "#D55E00", "#CC79A7"),
      #                   labels = c("Warm, dry soil, big rain", 
      #                              "Very wet soil, rain/melt",
      #                              "Cold, dry soil, mostly melt",
      #                              "Low sun, wet soil, low-int. rain")) +
      scale_fill_manual(name = "Cluster",
                        values = c("#999999", "#E69F00", "#56B4E9", "#009E73", "#0072B2", "#D55E00", "#CC79A7")) +
      ylab(expression(atop('%'~event~NO[3]^-{}~yield, "during ice-free season"))) +
      xlab("Year") +
      theme1  
  
  # Combine into one plot
  (p_wd_8 + p_wd_11) / (p_wd_9 + p_wd_12) / (p_wd_10 + p_wd_13) +
    plot_annotation(
      title = "Wade"
    )  
